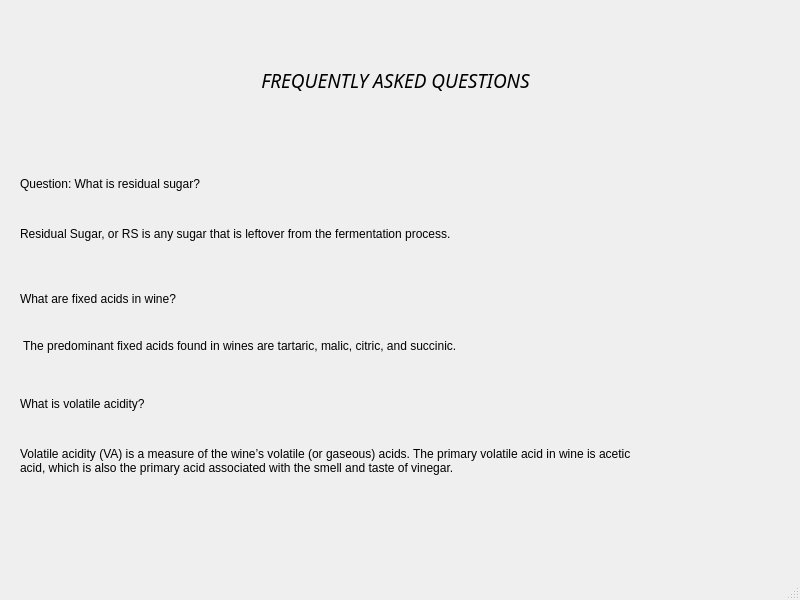
<?xml version="1.0" encoding="UTF-8"?>
<ui version="4.0">
 <class>MainWindow</class>
 <widget class="QMainWindow" name="MainWindow">
  <property name="geometry">
   <rect>
    <x>0</x>
    <y>0</y>
    <width>800</width>
    <height>600</height>
   </rect>
  </property>
  <property name="windowTitle">
   <string>MainWindow</string>
  </property>
  <widget class="QWidget" name="centralwidget">
   <widget class="QLabel" name="label">
    <property name="geometry">
     <rect>
      <x>10</x>
      <y>50</y>
      <width>771</width>
      <height>61</height>
     </rect>
    </property>
    <property name="font">
     <font>
      <family>Papyrus</family>
      <pointsize>14</pointsize>
      <italic>true</italic>
     </font>
    </property>
    <property name="text">
     <string>FREQUENTLY ASKED QUESTIONS</string>
    </property>
    <property name="scaledContents">
     <bool>true</bool>
    </property>
    <property name="alignment">
     <set>Qt::AlignCenter</set>
    </property>
    <property name="wordWrap">
     <bool>true</bool>
    </property>
   </widget>
   <widget class="QLabel" name="label_2">
    <property name="geometry">
     <rect>
      <x>20</x>
      <y>160</y>
      <width>221</width>
      <height>61</height>
     </rect>
    </property>
    <property name="text">
     <string>Question: What is residual sugar?
</string>
    </property>
   </widget>
   <widget class="QLabel" name="label_3">
    <property name="geometry">
     <rect>
      <x>20</x>
      <y>190</y>
      <width>671</width>
      <height>101</height>
     </rect>
    </property>
    <property name="text">
     <string>Residual Sugar, or RS is any sugar that is leftover from the fermentation process.
</string>
    </property>
   </widget>
   <widget class="QLabel" name="label_4">
    <property name="geometry">
     <rect>
      <x>20</x>
      <y>290</y>
      <width>321</width>
      <height>31</height>
     </rect>
    </property>
    <property name="text">
     <string>What are fixed acids in wine?
</string>
    </property>
   </widget>
   <widget class="QLabel" name="label_5">
    <property name="geometry">
     <rect>
      <x>20</x>
      <y>330</y>
      <width>511</width>
      <height>31</height>
     </rect>
    </property>
    <property name="text">
     <string> The predominant fixed acids found in wines are tartaric, malic, citric, and succinic.</string>
    </property>
   </widget>
   <widget class="QLabel" name="label_6">
    <property name="geometry">
     <rect>
      <x>20</x>
      <y>380</y>
      <width>451</width>
      <height>61</height>
     </rect>
    </property>
    <property name="text">
     <string>What is volatile acidity? 
</string>
    </property>
   </widget>
   <widget class="QLabel" name="label_7">
    <property name="geometry">
     <rect>
      <x>20</x>
      <y>420</y>
      <width>631</width>
      <height>81</height>
     </rect>
    </property>
    <property name="text">
     <string>Volatile acidity (VA) is a measure of the wine’s volatile (or gaseous) acids. The primary volatile acid in wine is acetic acid, which is also the primary acid associated with the smell and taste of vinegar.</string>
    </property>
    <property name="scaledContents">
     <bool>true</bool>
    </property>
    <property name="wordWrap">
     <bool>true</bool>
    </property>
   </widget>
  </widget>
  <widget class="QMenuBar" name="menubar">
   <property name="geometry">
    <rect>
     <x>0</x>
     <y>0</y>
     <width>800</width>
     <height>26</height>
    </rect>
   </property>
  </widget>
  <widget class="QStatusBar" name="statusbar"/>
 </widget>
 <resources/>
 <connections/>
</ui>
